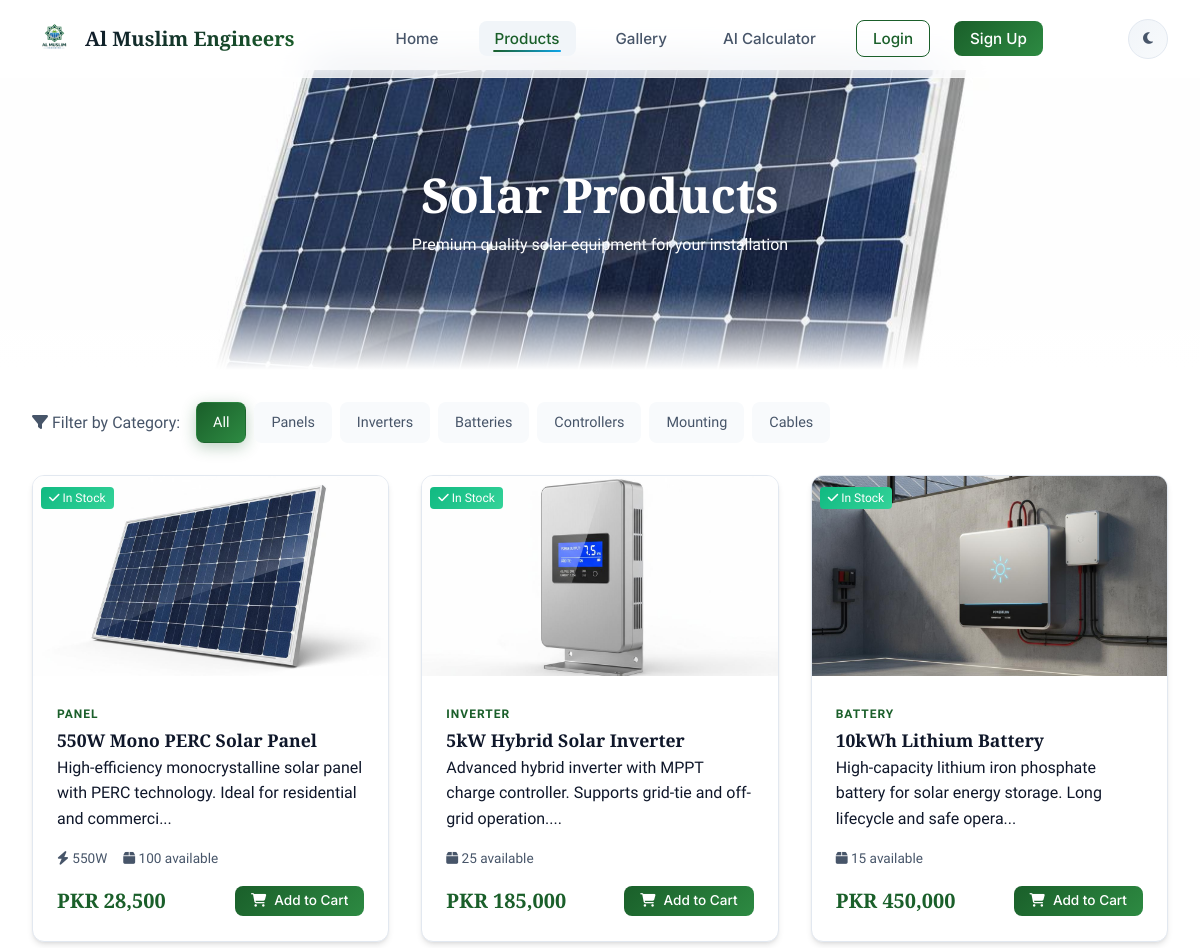
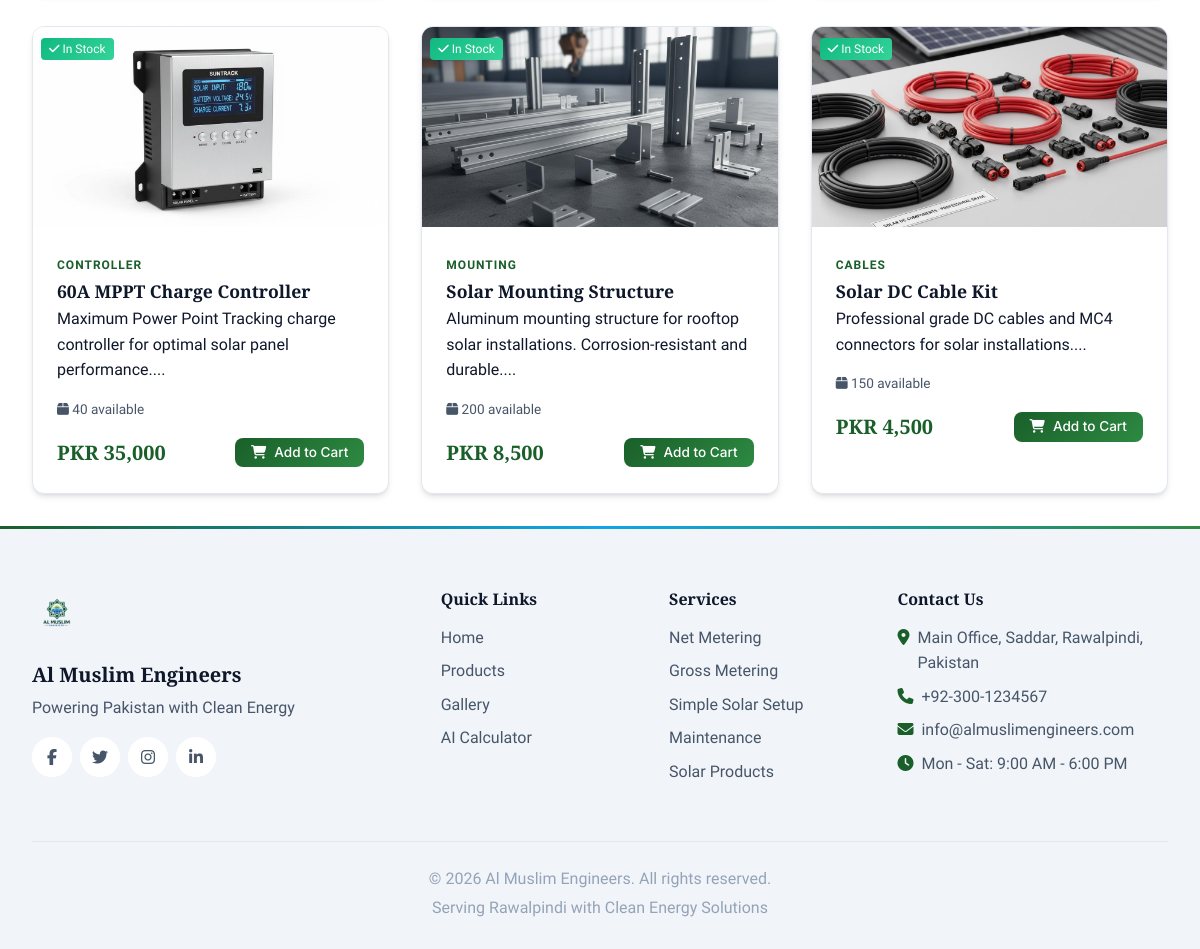
Page /products on the committed database (2 pictures, top to bottom).
### app.py (models this page shows)
class Product(db.Model):
    id = db.Column(db.Integer, primary_key=True)
    name = db.Column(db.String(100), nullable=False)
    description = db.Column(db.Text, nullable=False)
    category = db.Column(db.String(50), nullable=False)  # panel, inverter, battery, controller, mounting, cables
    price = db.Column(db.Float, nullable=False)
    stock_quantity = db.Column(db.Integer, default=0)
    image = db.Column(db.String(200))
    specifications = db.Column(db.Text)  # JSON string
    wattage = db.Column(db.Integer)  # For panels
    is_active = db.Column(db.Boolean, default=True)
    created_at = db.Column(db.DateTime, default=datetime.utcnow)
    order_items = db.relationship('OrderItem', backref='product', lazy=True)

### app.py (the view)
@app.route('/products')
def products():
    category = request.args.get('category', 'all')
    if category == 'all':
        products = Product.query.filter_by(is_active=True).all()
    else:
        products = Product.query.filter_by(category=category, is_active=True).all()
    return render_template('products.html', products=products, category=category)

### app.py (called while the page is built)
@app.context_processor
def inject_globals():
    return {
        'current_year': datetime.now().year,
        'company_name': 'Al Muslim Engineers',
        'company_tagline': 'Powering Pakistan with Clean Energy'
    }

### templates/products.html (shortened to what this page needs)
{% extends 'base.html' %}
{% block content %}
<section class="products-section">
    <div class="products-hero">
        <div class="products-hero-bg">
            <img src="{{ url_for('static', filename='images/solar-panel-1.jpg') }}" alt="Solar Products">
            <div class="products-hero-overlay"></div>
        </div>
        <div class="products-hero-content" data-aos="fade-up">
            <h1>Solar Products</h1>
            <p>Premium quality solar equipment for your installation</p>
        </div>
    </div>
    <div class="products-container">
        <div class="products-filter">
            <div class="filter-group">
                <label><i class="fas fa-filter"></i> Filter by Category:</label>
                <div class="filter-buttons">
                    <a href="{{ url_for('products', category='all') }}" class="filter-btn {% if category == 'all' %}active{% endif %}">All</a>
                    <a href="{{ url_for('products', category='panel') }}" class="filter-btn {% if category == 'panel' %}active{% endif %}">Panels</a>
                    <a href="{{ url_for('products', category='inverter') }}" class="filter-btn {% if category == 'inverter' %}active{% endif %}">Inverters</a>
                    <a href="{{ url_for('products', category='battery') }}" class="filter-btn {% if category == 'battery' %}active{% endif %}">Batteries</a>
                    <a href="{{ url_for('products', category='controller') }}" class="filter-btn {% if category == 'controller' %}active{% endif %}">Controllers</a>
                    <a href="{{ url_for('products', category='mounting') }}" class="filter-btn {% if category == 'mounting' %}active{% endif %}">Mounting</a>
                    <a href="{{ url_for('products', category='cables') }}" class="filter-btn {% if category == 'cables' %}active{% endif %}">Cables</a>
                </div>
            </div>
        </div>
        <div class="products-grid">
            {% for product in products %}
            <div class="product-card" data-aos="fade-up" data-aos-delay="{{ (loop.index0 % 4) * 80 }}">
                <div class="product-badge">
                    {% if product.stock_quantity > 0 %}
                        <span class="badge in-stock"><i class="fas fa-check"></i> In Stock</span>
                    {% else %}
                        <span class="badge out-stock"><i class="fas fa-times"></i> Out of Stock</span>
                    {% endif %}
                </div>
                <div class="product-image">
                </div>
                <div class="product-info">
                    <span class="product-category">{{ product.category|title }}</span>
                    <h3>{{ product.name }}</h3>
                    <p class="product-description">{{ product.description[:100] }}...</p>
                    <div class="product-meta">
                        {% if product.wattage %}
                            <span class="product-wattage"><i class="fas fa-bolt"></i> {{ product.wattage }}W</span>
                        {% endif %}
                        <span class="product-stock"><i class="fas fa-box"></i> {{ product.stock_quantity }} available</span>
                    </div>
                    <div class="product-footer">
                        <span class="product-price">PKR {{ "{:,.0f}".format(product.price) }}</span>
                        <a href="{{ url_for('product_detail', product_id=product.id) }}" class="btn btn-primary btn-sm">
                            <i class="fas fa-shopping-cart"></i> Add to Cart
                        </a>
                    </div>
                </div>
            </div>
            {% endfor %}
        </div>
    </div>
</section>
{% endblock %}

### static/css/premium.css (style rules this page uses)
.reveal-on-scroll { opacity: 0; transform: translateY(30px); transition: opacity 0.6s cubic-bezier(0.22, 1, 0.36, 1), transform 0.6s cubic-bezier(0.22, 1, 0.36, 1); }
.reveal-on-scroll.revealed { opacity: 1; transform: translateY(0); }
.product-card { position: relative; border: 1px solid var(--border-color); overflow: hidden; transition: all 0.4s cubic-bezier(0.22, 1, 0.36, 1) !important; }
.product-card::after { content: ''; position: absolute; inset: -1px; border-radius: inherit; background: linear-gradient(135deg, var(--primary-color), var(--accent-color)); z-index: -1; opacity: 0; transition: opacity 0.4s ease; }
.btn-primary { background: linear-gradient(135deg, var(--primary-color), var(--primary-light)) !important; position: relative; overflow: hidden; transition: all 0.3s cubic-bezier(0.22, 1, 0.36, 1) !important; border: none !important; }
.btn-primary::before { content: ''; position: absolute; inset: 0; background: linear-gradient(135deg, var(--primary-light), var(--accent-color)); opacity: 0; transition: opacity 0.3s ease; }
.btn-primary i, .btn-primary span { position: relative; z-index: 1; }
.filter-btn { transition: all 0.3s cubic-bezier(0.22, 1, 0.36, 1) !important; border: 1px solid transparent; }
.filter-btn.active { background: linear-gradient(135deg, var(--primary-color), var(--primary-light)) !important; box-shadow: 0 4px 15px rgba(26, 95, 42, 0.3); }
.badge.in-stock { background: linear-gradient(135deg, var(--success-color), #34d399) !important; }
.products-hero, .gallery-hero, .calculator-hero { position: relative; overflow: hidden; }
.products-hero::after, .gallery-hero::after, .calculator-hero::after { content: ''; position: absolute; bottom: 0; left: 0; right: 0; height: 80px; background: linear-gradient(to top, var(--bg-primary), transparent); z-index: 1; pointer-events: none; }
.products-hero-content, .gallery-hero-content, .calculator-hero-content { position: relative; z-index: 2; }
.products-hero-content h1, .gallery-hero-content h1, .calculator-hero-content h1 { text-shadow: 0 2px 20px rgba(0, 0, 0, 0.3); }

### templates/base.html (style rules this page uses)
:root { --bg-primary:#fff;--bg-secondary:#f8fafc;--bg-tertiary:#f1f5f9;--text-primary:#0f172a;--border-color:#e2e8f0;--primary-color:#1a5f2a;--radius-md:0.5rem;--radius-lg:0.75rem }
*,*::before,*::after { box-sizing:border-box;margin:0;padding:0 }
body { font-family:'Source Sans Pro',-apple-system,BlinkMacSystemFont,sans-serif;background:var(--bg-primary);color:var(--text-primary) }

### rows in the picture
Product: shows "In Stock", category "PANEL", name "550W Mono PERC Solar Panel", description "High-efficiency monocrystalline solar panel with PERC technology. Ideal for residential and commerci", wattage "550", stock_quantity "100", price "28,500"
Product: shows "In Stock", category "INVERTER", name "5kW Hybrid Solar Inverter", description "Advanced hybrid inverter with MPPT charge controller. Supports grid-tie and off-grid operation.", stock_quantity "25", price "185,000"
Product: shows "In Stock", category "BATTERY", name "10kWh Lithium Battery", description "High-capacity lithium iron phosphate battery for solar energy storage. Long lifecycle and safe opera", stock_quantity "15", price "450,000"
Product: shows "In Stock", category "CONTROLLER", name "60A MPPT Charge Controller", description "Maximum Power Point Tracking charge controller for optimal solar panel performance.", stock_quantity "40", price "35,000"
Product: shows "In Stock", category "MOUNTING", name "Solar Mounting Structure", description "Aluminum mounting structure for rooftop solar installations. Corrosion-resistant and durable.", stock_quantity "200", price "8,500"
Product: shows "In Stock", category "CABLES", name "Solar DC Cable Kit", description "Professional grade DC cables and MC4 connectors for solar installations.", stock_quantity "150", price "4,500"

### other values in the picture
{{ company_tagline }} "Powering Pakistan with Clean Energy"
